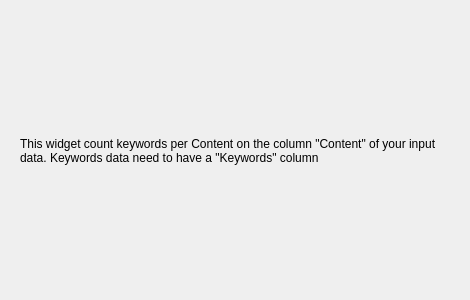
<?xml version="1.0" encoding="UTF-8"?>
<ui version="4.0">
 <class>Form</class>
 <widget class="QWidget" name="Form">
  <property name="geometry">
   <rect>
    <x>0</x>
    <y>0</y>
    <width>470</width>
    <height>300</height>
   </rect>
  </property>
  <property name="windowTitle">
   <string>Form</string>
  </property>
  <widget class="QLabel" name="Description">
   <property name="geometry">
    <rect>
     <x>20</x>
     <y>20</y>
     <width>431</width>
     <height>261</height>
    </rect>
   </property>
   <property name="text">
    <string>This widget count keywords per Content on the column &quot;Content&quot; of your input data. Keywords data need to have a &quot;Keywords&quot; column</string>
   </property>
   <property name="textFormat">
    <enum>Qt::AutoText</enum>
   </property>
   <property name="alignment">
    <set>Qt::AlignLeading|Qt::AlignLeft|Qt::AlignVCenter</set>
   </property>
   <property name="wordWrap">
    <bool>true</bool>
   </property>
  </widget>
 </widget>
 <resources/>
 <connections/>
</ui>
